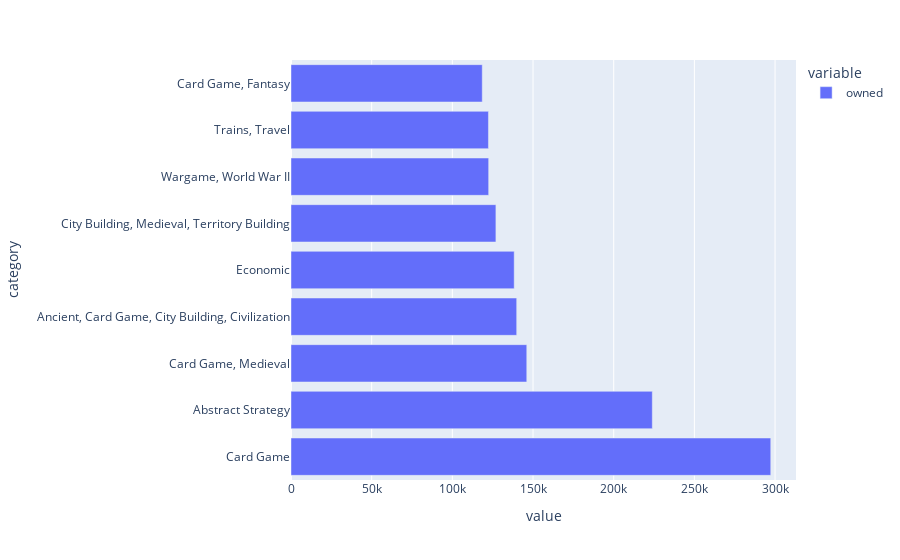

The notebook cell saved with this chart:
### Markdown cell above
Vemos que de los top 9 categorías, 4 son juegos de mesa de guerra. Por otro lado, hay juegos de cartas, dados y estrategia. Ahora, queremos ver si estos juegos han llegado a tener muchas ventas o si son solo ha sido una moda o hay un trend que sean solo juegos de mesa sobre guerras:

### Code cell
# Merge top 9 category column values with owned column values to get the top 9 categories with the most games owned by users in the dataframe and plot it
bgg[['category','owned']].groupby('category').sum().sort_values(by='owned', ascending=False).head(9).plot(kind='barh')

### Figure 1 — Plotly figure (JSON) as saved in the notebook; plotly's stock layout.template omitted (floating-point values rounded to 4 significant figures)
{"data": [{"alignmentgroup": "True", "hovertemplate": "variable=owned<br>value=%{x}<br>category=%{y}<extra></extra>", "legendgroup": "owned", "marker": {"color": "#636efa", "pattern": {"shape": ""}}, "name": "owned", "offsetgroup": "owned", "orientation": "h", "showlegend": true, "textposition": "auto", "type": "bar", "x": [297326, 223918, 146116, 139872, 138324, 126987, 122507, 122372, 118526], "xaxis": "x", "y": ["Card Game", "Abstract Strategy", "Card Game, Medieval", "Ancient, Card Game, City Building, Civilization", "Economic", "City Building, Medieval, Territory Building", "Wargame, World War II", "Trains, Travel", "Card Game, Fantasy"], "yaxis": "y"}], "layout": {"barmode": "relative", "legend": {"title": {"text": "variable"}, "tracegroupgap": 0}, "margin": {"t": 60}, "xaxis": {"anchor": "y", "domain": [0, 1], "title": {"text": "value"}}, "yaxis": {"anchor": "x", "domain": [0, 1], "title": {"text": "category"}}}}
